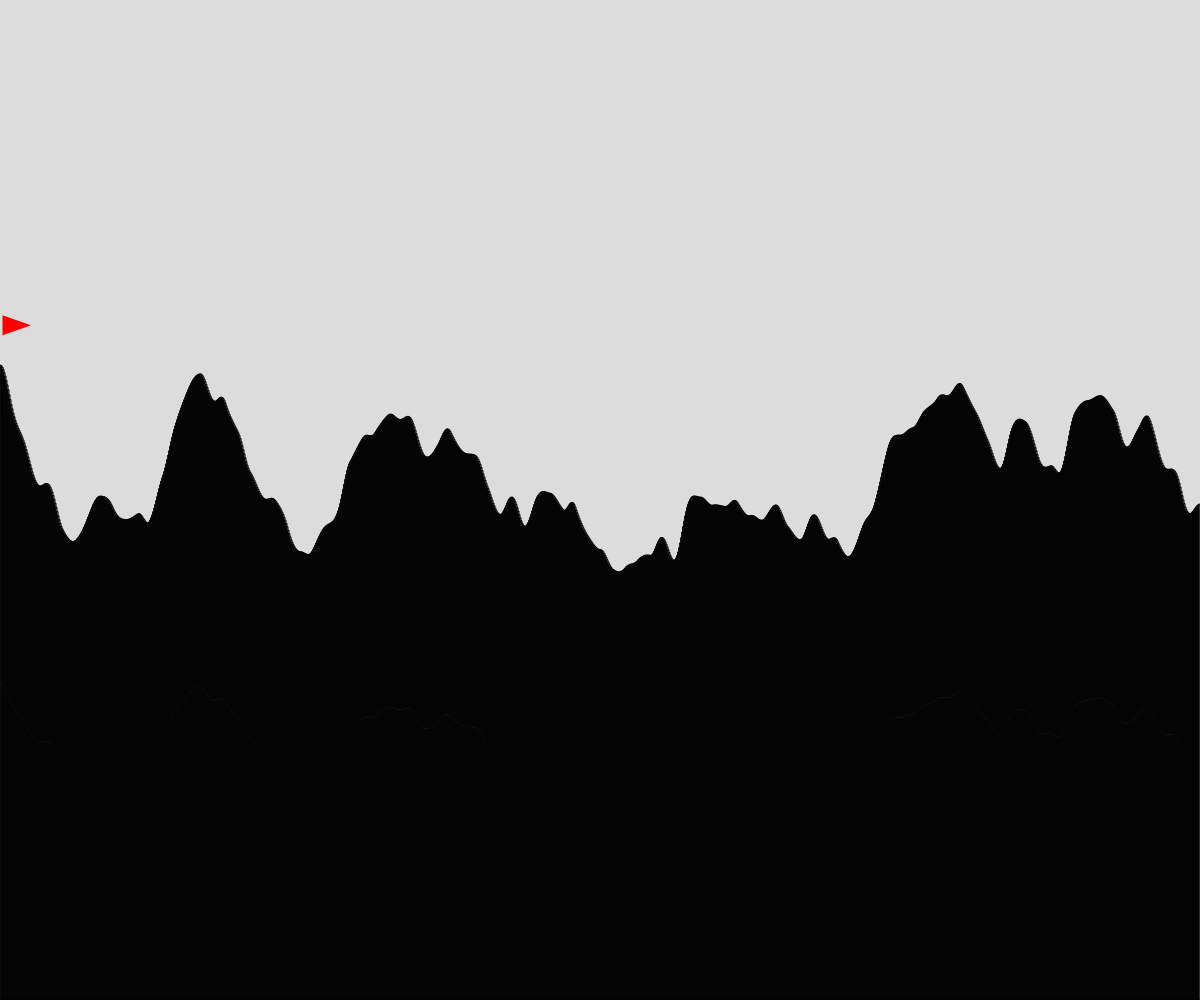
Frame 1 (no input)
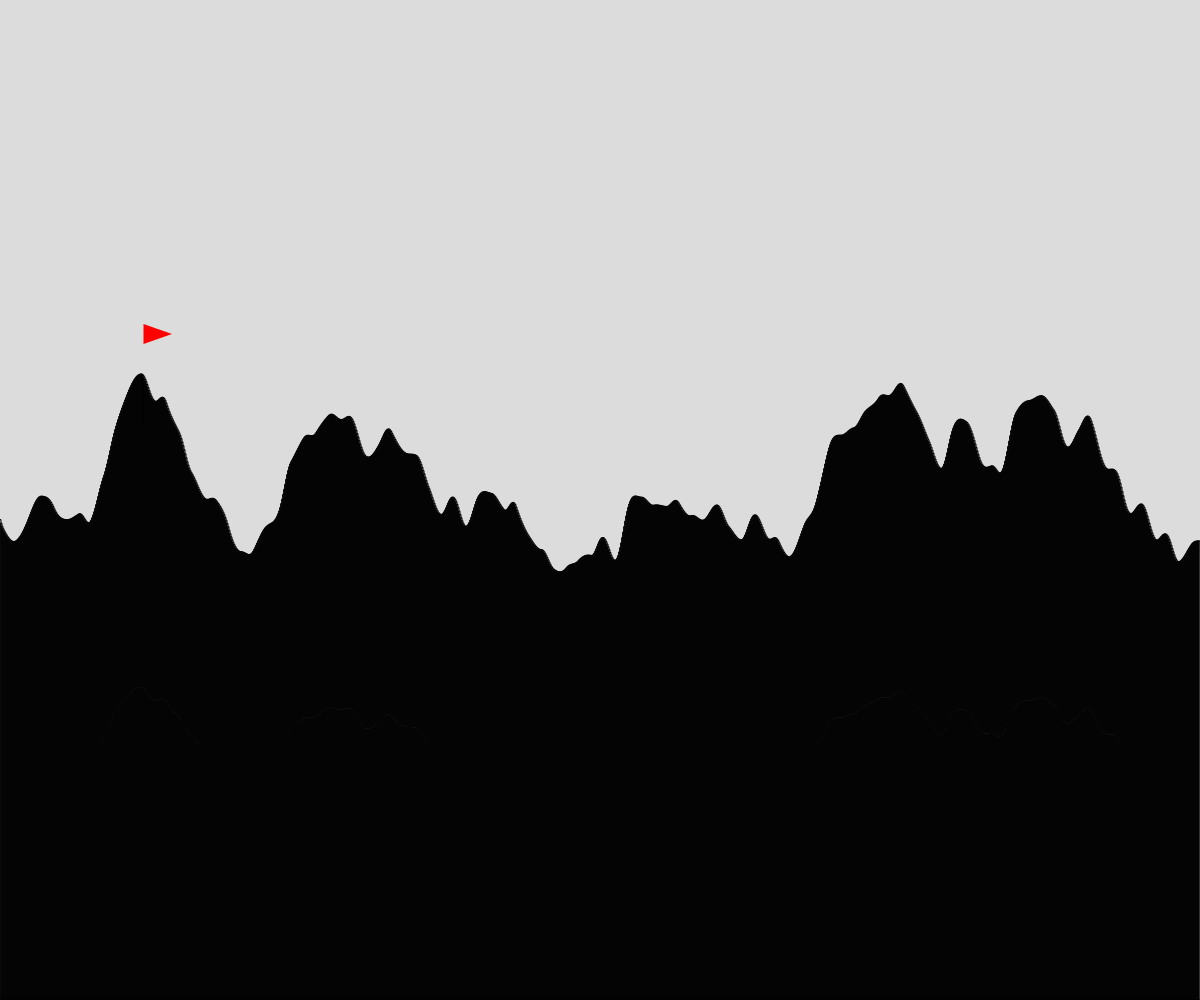
Frame 60 (no input)
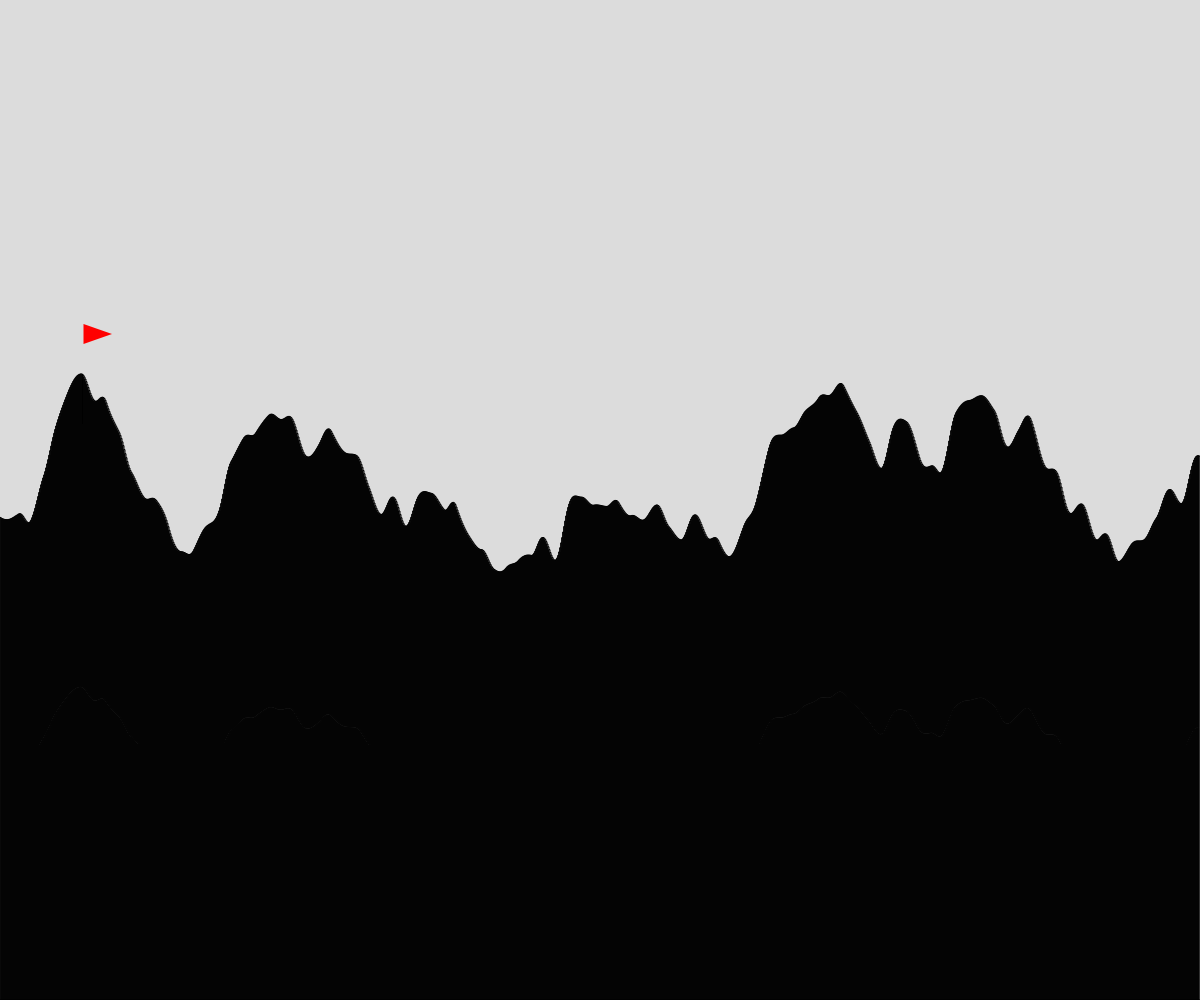
Frame 120 (the mouse pressed at the canvas centre since frame 60)

The p5.js sketch that drew these frames (run headless with seeded random() and noise() and a simulated clock; from frame 60 on, the mouse is pressed at the canvas centre):

// p5.js sketch
// ── sketch.js
// Perlin Noise Project (Terrain Generation) 
// Lucas F.
// Sept 29, 2025

let rectWidth = 1; 
let noiseTime = 0; 
let noiseTimeStart;
let NoiseOff = 0.01;

function setup() {
  createCanvas(windowWidth, windowHeight);
  // for now, generate the terrain once 
  //generateTerrain();
  noiseTimeStart = noiseTime;
}

function generateTerrain(){
  // Use a Loop to generate and draw several rectangles side to side
  // to look like 2D terrain 
  rectMode(CORNERS);
  stroke(0);
  noFill();
  let highestPeak = 0;
  let peakY = 0;
  let peakX = 0;
  let sumY = 0;
  let AvgY;


  for(let x = 0; x < width; x += rectWidth){
    // generate a random height

    rectHeight = noise(noiseTime);
    rectHeight = map(rectHeight, 0, 1, height* 0.3, height* 0.8)

    // calculate the upper-right corner of rect
    let x2 = x + rectWidth;
    let y2 = height - rectHeight;

    rect(x, height, x2, y2); // draw the rectangle
    noiseTime += NoiseOff;  // change noiseTime of each rectangle by noiseOff (0.01)

    // check for highest peak
    if(rectHeight > highestPeak){
      highestPeak = rectHeight;
      peakX = x2
      peakY = y2
    }
    sumY = sumY + rectHeight
  }
    



  noiseTimeStart += NoiseOff;
  noiseTime = noiseTimeStart;
  drawFlag(peakX, peakY); 
  drawAverage(AvgY);


  rectMode(CORNERS); // revert to default 
}

function keyPressed(){
  // decrease and icrease the rectangle size with left and right arrows
  if(keyCode === 37){
    if(rectWidth > 1){
      rectWidth -=  1;
    } 
  }

  if(keyCode === 39){
    if(rectWidth < 10){
     rectWidth += 1; 
  }
}
}

function draw() {
  // don' need to use draw UNTIL animating the terrain ( panning )
  background(220);
  generateTerrain();
}

function drawFlag(x,y){
  rectMode(CORNER); 
  noStroke();
  fill(0); 
  rect(x,y,1,height*-0.05);
  noStroke();
  fill(255,0,0);
  triangle(x+1.5,y+height*-0.05, x+1.5, y+height*-0.03, x+height*0.03, y+height*-0.04);
}

function drawAverage(y){
  rectMode(CENTER);
  noStroke();
  fill(255,0,0,70);
  rect(width/2, height-y, width, height*0.01); 
}
